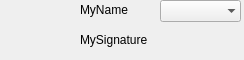
<?xml version="1.0" encoding="UTF-8"?>
<ui version="4.0">
 <class>UserItem</class>
 <widget class="QWidget" name="UserItem">
  <property name="geometry">
   <rect>
    <x>0</x>
    <y>0</y>
    <width>244</width>
    <height>60</height>
   </rect>
  </property>
  <property name="windowTitle">
   <string>Form</string>
  </property>
  <widget class="QPushButton" name="headBtn">
   <property name="geometry">
    <rect>
     <x>0</x>
     <y>1</y>
     <width>58</width>
     <height>58</height>
    </rect>
   </property>
   <property name="cursor">
    <cursorShape>OpenHandCursor</cursorShape>
   </property>
   <property name="text">
    <string/>
   </property>
   <property name="iconSize">
    <size>
     <width>58</width>
     <height>58</height>
    </size>
   </property>
   <property name="flat">
    <bool>true</bool>
   </property>
  </widget>
  <widget class="QLabel" name="nameLabel">
   <property name="geometry">
    <rect>
     <x>80</x>
     <y>0</y>
     <width>81</width>
     <height>20</height>
    </rect>
   </property>
   <property name="text">
    <string>MyName</string>
   </property>
  </widget>
  <widget class="QLabel" name="signLabel">
   <property name="geometry">
    <rect>
     <x>80</x>
     <y>30</y>
     <width>141</width>
     <height>20</height>
    </rect>
   </property>
   <property name="text">
    <string>MySignature</string>
   </property>
   <property name="scaledContents">
    <bool>false</bool>
   </property>
  </widget>
  <widget class="QComboBox" name="comboBox">
   <property name="geometry">
    <rect>
     <x>160</x>
     <y>0</y>
     <width>81</width>
     <height>22</height>
    </rect>
   </property>
   <property name="frame">
    <bool>false</bool>
   </property>
  </widget>
 </widget>
 <resources/>
 <connections/>
</ui>
